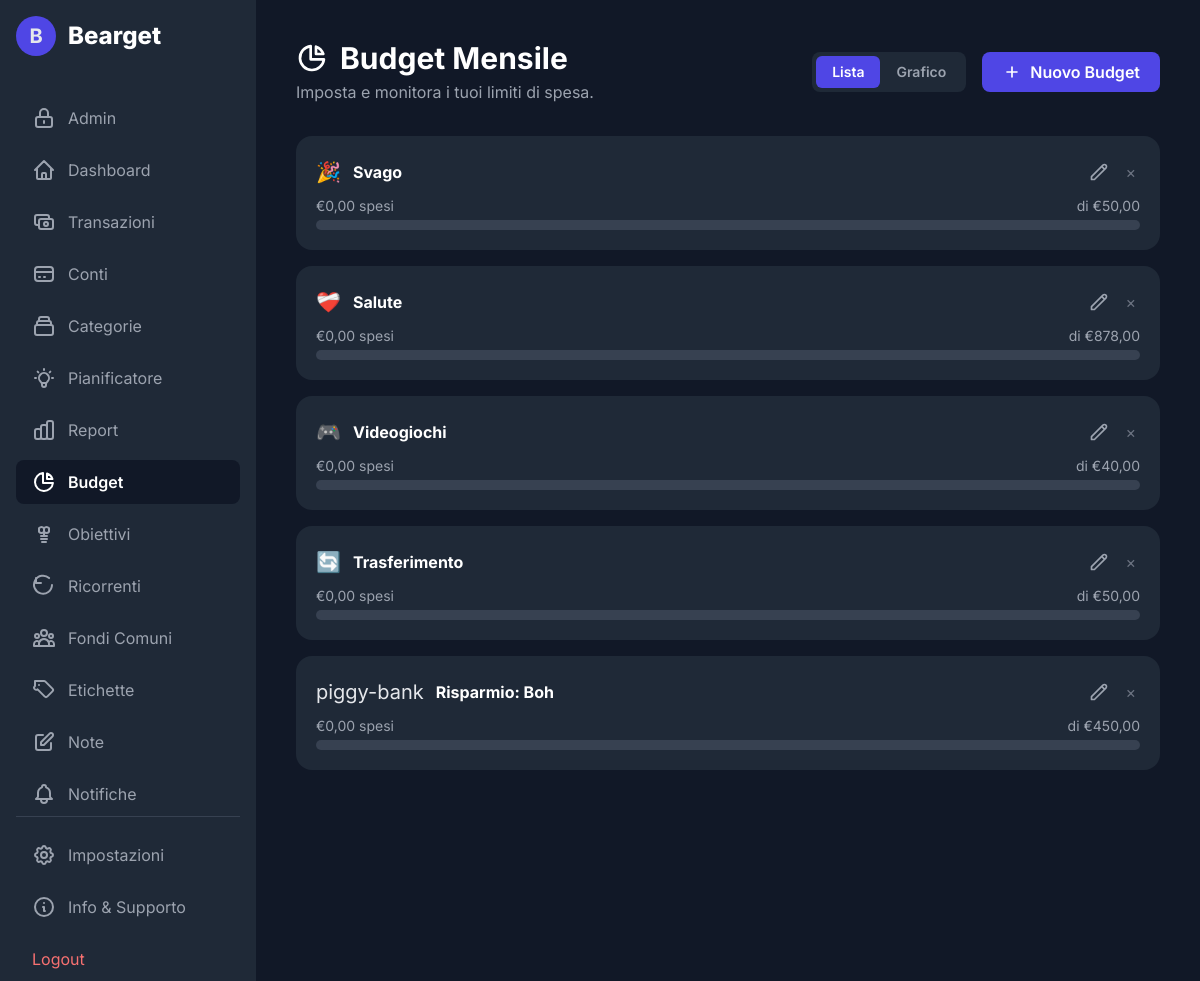
/budgets.php (signed in), run on the app's committed database.
### tables this page shows
CREATE TABLE `budgets` (
  `id` int(11) NOT NULL,
  `user_id` int(11) NOT NULL,
  `category_id` int(11) NOT NULL,
  `amount` decimal(10,2) NOT NULL,
  `start_date` date DEFAULT NULL,
  `created_at` timestamp NOT NULL DEFAULT current_timestamp()
);

CREATE TABLE `categories` (
  `id` int(11) NOT NULL,
  `user_id` int(11) NOT NULL,
  `name` varchar(100) NOT NULL,
  `type` varchar(10) NOT NULL DEFAULT 'expense',
  `icon` varchar(10) DEFAULT NULL,
  `category_order` int(11) NOT NULL DEFAULT 0
);

### functions.php (called while the page is built, shortened)
<?php
function get_user_budgets($conn, $user_id) {
    $budgets = [];
    $first_day_of_month = date('Y-m-01');
    $last_day_of_month = date('Y-m-t');
    $sql = "SELECT b.id, b.amount, c.name as category_name, c.icon, b.category_id
            FROM budgets b
            JOIN categories c ON b.category_id = c.id
            WHERE b.user_id = ?";
    $stmt = $conn->prepare($sql);
    $stmt->bind_param('i', $user_id);
    $stmt->execute();
    $result = $stmt->get_result();
    while ($row = $result->fetch_assoc()) {
        $sql_spent = "SELECT SUM(ABS(amount)) as total_spent
                      FROM transactions
                      WHERE user_id = ? AND category_id = ? AND type = 'expense' AND transaction_date BETWEEN ? AND ?";
        $stmt_spent = $conn->prepare($sql_spent);
        $stmt_spent->bind_param('iiss', $user_id, $row['category_id'], $first_day_of_month, $last_day_of_month);
        $stmt_spent->execute();
        $spent_result = $stmt_spent->get_result()->fetch_assoc();
        $row['spent'] = $spent_result['total_spent'] ?? 0;
        $budgets[] = $row;
    }
    return $budgets;
}
?>

### budgets.php (the view, shortened to what this page needs)
<?php
require_once 'db_connect.php';
require_once 'functions.php';
$user_id = $_SESSION["id"];
$budgets = get_user_budgets($conn, $user_id);
$view = $_GET['view'] ?? 'list';
?>
<!DOCTYPE html>
<html lang="it">
<head>
    <script src="https://cdn.tailwindcss.com"></script>
    <link rel="stylesheet" href="theme.php">
</head>
<body class="text-gray-200">
    <div class="flex h-screen">
        <?php include 'sidebar.php'; ?>
        <main class="flex-1 p-6 lg:p-10 overflow-y-auto">
            <header class="flex flex-wrap justify-between items-center gap-4 mb-8">
                <div>
                    <h1 class="text-3xl font-bold text-white flex items-center gap-3">
                        Budget Mensile
                    </h1>
                    <p class="text-gray-400 mt-1">Imposta e monitora i tuoi limiti di spesa.</p>
                </div>
                <div class="flex items-center space-x-4">
                    <div class="flex items-center bg-gray-800 rounded-lg p-1">
                        <a href="?view=list" class="px-4 py-1.5 text-sm font-semibold rounded-md transition-colors <?php echo $view === 'list' ? 'bg-primary-600 text-white' : 'text-gray-400 hover:bg-gray-700'; ?>">Lista</a>
                        <a href="?view=graph" class="px-4 py-1.5 text-sm font-semibold rounded-md transition-colors <?php echo $view === 'graph' ? 'bg-primary-600 text-white' : 'text-gray-400 hover:bg-gray-700'; ?>">Grafico</a>
                    </div>
                    <button onclick="openModal('add-budget-modal')" class="bg-primary-600 hover:bg-primary-700 text-white font-semibold py-2 px-5 rounded-lg flex items-center transition-colors">
                        <svg class="w-5 h-5 mr-2" fill="none" stroke="currentColor" viewBox="0 0 24 24"><path stroke-linecap="round" stroke-linejoin="round" stroke-width="2" d="M12 6v6m0 0v6m0-6h6m-6 0H6"></path></svg>
                        Nuovo Budget
                    </button>
                </div>
            </header>
            <div id="list-view" class="space-y-4 <?php echo $view !== 'list' ? 'hidden' : ''; ?>">
                <?php if (empty($budgets)): ?>
                    <div id="empty-state-budgets" class="bg-gray-800 rounded-2xl p-10 text-center flex flex-col items-center">
                        <svg class="w-16 h-16 text-gray-600 mb-4" fill="none" stroke="currentColor" viewBox="0 0 24 24"><path stroke-linecap="round" stroke-linejoin="round" stroke-width="2" d="M9 19v-6a2 2 0 00-2-2H5a2 2 0 00-2 2v6a2 2 0 002 2h2a2 2 0 002-2zm0 0V9a2 2 0 012-2h2a2 2 0 012 2v10m-6 0a2 2 0 002 2h2a2 2 0 002-2m0 0V5a2 2 0 012-2h2a2 2 0 012 2v14a2 2 0 01-2 2h-2a2 2 0 01-2-2z"></path></svg>
                        <h3 class="text-lg font-semibold text-white">Nessun budget impostato</h3>
                        <p class="text-gray-400 max-w-sm mx-auto mt-1">Inizia a monitorare le tue spese per una categoria specifica per avere un maggiore controllo.</p>
                        <button onclick="openModal('add-budget-modal')" class="mt-6 bg-primary-600 hover:bg-primary-700 text-white font-semibold py-2 px-5 rounded-lg flex items-center transition-colors">
                            <svg class="w-5 h-5 mr-2" fill="none" stroke="currentColor" viewBox="0 0 24 24"><path stroke-linecap="round" stroke-linejoin="round" stroke-width="2" d="M12 6v6m0 0v6m0-6h6m-6 0H6"></path></svg>
                            Crea il tuo primo budget
                        </button>
                    </div>
                <?php else: ?>
                    <?php foreach ($budgets as $budget):
                        $spent_amount = $budget['spent'];
                        $budget_amount = $budget['amount'];
                        $is_over_budget = $spent_amount > $budget_amount;
                    ?>
                    <div class="bg-gray-800 rounded-2xl p-5 transition-transform duration-200 hover:-translate-y-1" data-budget-id="<?php echo $budget['id']; ?>">
                        <div class="flex justify-between items-center mb-2">
                            <div class="flex items-center">
                                <span class="text-xl mr-3"><?php echo htmlspecialchars($budget['icon'] ?? '💸'); ?></span>
                                <span class="font-bold text-white category-name"><?php echo htmlspecialchars($budget['category_name']); ?></span>
                            </div>
                            <div class="flex items-center space-x-2">
                                <button onclick='openEditBudgetModal(<?php echo json_encode($budget); ?>)' title="Modifica Budget" class="p-1 text-gray-400 hover:text-blue-400">
                                    <svg class="w-5 h-5" fill="none" stroke="currentColor" viewBox="0 0 24 24"><path stroke-linecap="round" stroke-linejoin="round" stroke-width="2" d="M15.232 5.232l3.536 3.536m-2.036-5.036a2.5 2.5 0 113.536 3.536L6.5 21.036H3v-3.536L16.732 3.732z"></path></svg>
                                </button>
                                <form action="delete_budget.php" method="POST" class="delete-form">
                                    <button type="submit" title="Elimina Budget" class="p-1 text-gray-500 hover:text-red-400">&times;</button>
                                </form>
                            </div>
                        </div>
                        <div class="flex justify-between text-sm text-gray-400 mb-1">
                            <span class="spent-text <?php echo $is_over_budget ? 'text-danger font-bold' : ''; ?>">€<?php echo number_format($spent_amount, 2, ',', '.'); ?> spesi</span>
                            <span class="target-amount">di €<?php echo number_format($budget_amount, 2, ',', '.'); ?></span>
                        </div>
                        <div class="w-full bg-gray-700 rounded-full h-2.5">
                        </div>
                    </div>
                    <?php endforeach; ?>
                <?php endif; ?>
            </div>
        </main>
    </div>
</body>
</html>

### budgets.php (style rules this page uses)
body { font-family: 'Inter', sans-serif; background-color: var(--color-gray-900); }

### data on the page
budgets: category.icon "🎉", category.name "Svago", spent_amount "0,00", amount "50,00"
budgets: category.icon "❤️‍🩹", category.name "Salute", spent_amount "0,00", amount "878,00"
budgets: category.icon "🎮", category.name "Videogiochi", spent_amount "0,00", amount "40,00"
budgets: category.icon "🔄", category.name "Trasferimento", spent_amount "0,00", amount "50,00"
budgets: category.icon "piggy-bank", category.name "Risparmio: Boh", spent_amount "0,00", amount "450,00"
